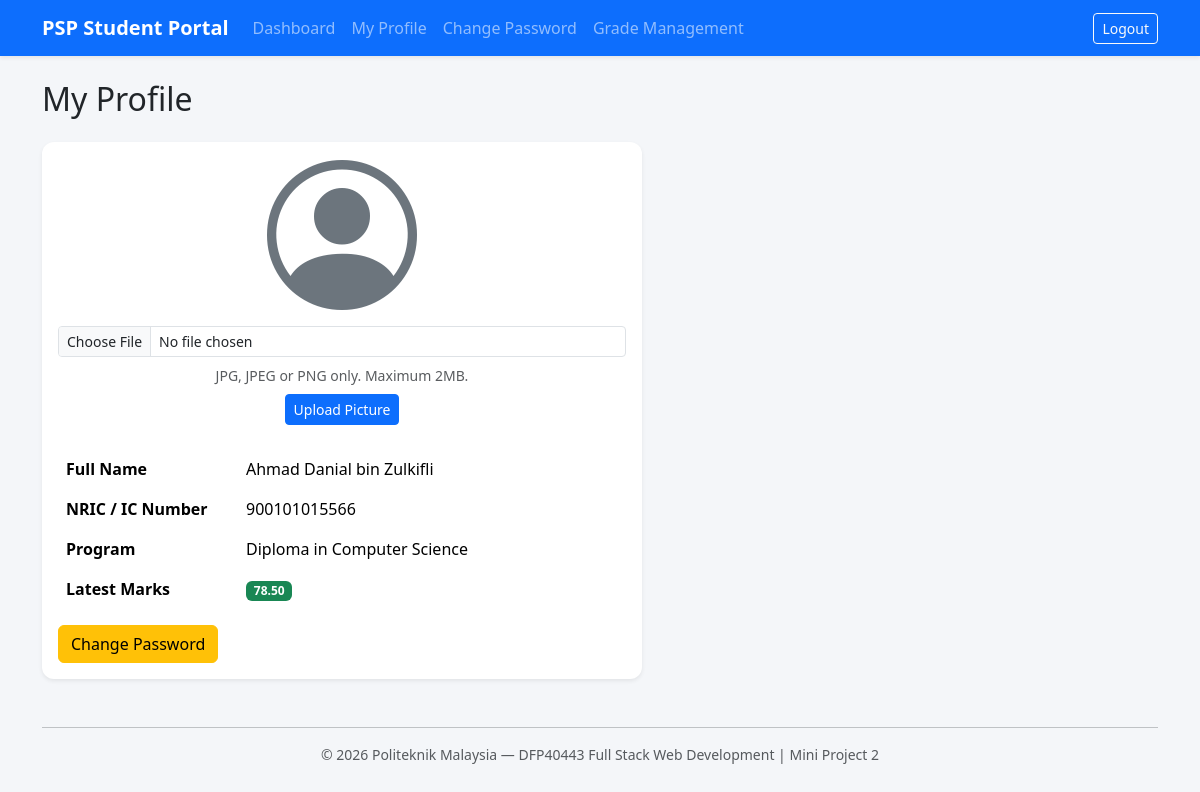
The app's page /profile.php (signed in) with its own data.
### tables this page shows
CREATE TABLE students (
    id         INT AUTO_INCREMENT PRIMARY KEY,
    name       VARCHAR(100)   NOT NULL,
    ic         VARCHAR(20)    NOT NULL UNIQUE,
    program    VARCHAR(100)   NOT NULL,
    marks      DECIMAL(5,2)   NOT NULL DEFAULT 0.00,
    profile_picture VARCHAR(255) NULL DEFAULT NULL,    
    created_at TIMESTAMP      DEFAULT CURRENT_TIMESTAMP,
    updated_at TIMESTAMP      DEFAULT CURRENT_TIMESTAMP ON UPDATE CURRENT_TIMESTAMP
);

### profile.php (called while the page is built, shortened)
<?php
require_once 'models/StudentModel.php';
$model   = new StudentModel();
$student = $model->findById($_SESSION['student_id']);
include 'views/profile/profile.php';

### models/StudentModel.php (called while the page is built, shortened)
<?php
require_once __DIR__ . '/../config/database.php';
class StudentModel
{
    private $conn;
    private $table = 'students';
    public function __construct()
    {
        $this->conn = Database::getConnection();
    }
    public function findById($id)
    {
        $sql  = "SELECT * FROM {$this->table} WHERE id = :id LIMIT 1";
        $stmt = $this->conn->prepare($sql);
        $stmt->bindParam(':id', $id, PDO::PARAM_INT);
        $stmt->execute();
        return $stmt->fetch();
    }
}

### config/database.php (called while the page is built)
<?php
class Database
{
    private static $host;
    private static $db_name;
    private static $username;
    private static $password;
    private static $charset  = 'utf8mb4';
    private static $conn     = null;
    public static function getConnection()
    {
        if (self::$conn === null) {
            $cred = require __DIR__ . '/db_credentials.php';
            self::$host     = $cred['host'];
            self::$db_name  = $cred['db_name'];
            self::$username = $cred['username'];
            self::$password = $cred['password'];
            try {
                $dsn = "mysql:host=" . self::$host .
                       ";dbname=" . self::$db_name .
                       ";charset=" . self::$charset;
                $options = [
                    PDO::ATTR_ERRMODE            => PDO::ERRMODE_EXCEPTION,
                    PDO::ATTR_DEFAULT_FETCH_MODE => PDO::FETCH_ASSOC,
                    PDO::ATTR_EMULATE_PREPARES   => false,
                ];
                self::$conn = new PDO($dsn, self::$username, self::$password, $options);
            } catch (PDOException $e) {
                die("Database Connection Failed: " . $e->getMessage());
            }
        }
        return self::$conn;
    }
}

### views/profile/profile.php (the view, shortened to what this page needs)
<?php include 'views/layout/header.php'; ?>
<h2 class="mb-4"> My Profile</h2>
<div class="card shadow-sm border-0" style="max-width:600px;">
  <div class="card-body">
    <div class="text-center mb-4">
      <?php if (!empty($student['profile_picture'])): ?>
        <img src="uploads/profile/<?php echo htmlspecialchars($student['profile_picture']); ?>"
             alt="Profile picture" class="rounded-circle border" width="150" height="150" style="object-fit:cover;">
      <?php else: ?>
        <i class="bi bi-person-circle text-secondary" style="font-size:150px; line-height:1;"></i>
      <?php endif; ?>
      <form action="upload_picture.php" method="POST" enctype="multipart/form-data" class="mt-3" id="uploadForm">
        <input type="file" name="profile_picture" id="profile_picture" class="form-control form-control-sm mb-2"
               accept=".jpg,.jpeg,.png" required>
        <div class="form-text mb-2">JPG, JPEG or PNG only. Maximum 2MB.</div>
        <button type="submit" class="btn btn-sm btn-primary">Upload Picture</button>
      </form>
    </div>
    <table class="table table-borderless mb-3">
      <tbody>
        <tr>
          <th style="width:180px;">Full Name</th>
          <td><?php echo htmlspecialchars($student['name']); ?></td>
        </tr>
        <tr>
          <th>NRIC / IC Number</th>
          <td><?php echo htmlspecialchars($student['ic']); ?></td>
        </tr>
        <tr>
          <th>Program</th>
          <td><?php echo htmlspecialchars($student['program']); ?></td>
        </tr>
        <tr>
          <th>Latest Marks</th>
          <td>
            <span class="badge bg-<?php echo $student['marks'] >= 50 ? 'success' : 'danger'; ?>">
              <?php echo htmlspecialchars($student['marks']); ?>
            </span>
          </td>
        </tr>
      </tbody>
    </table>
    <a href="change_password.php" class="btn btn-warning">
      Change Password
    </a>
  </div>
</div>
<?php include 'views/layout/footer.php'; ?>

### public/css/style.css (style rules this page uses)
body { background-color: #f4f6f9; }
.card { border-radius: 0.75rem; }
table th { font-weight: 600; color: #495057; }

### records on screen
students: name "Ahmad Danial bin Zulkifli", ic "900101015566", program "Diploma in Computer Science", marks "78.50"
